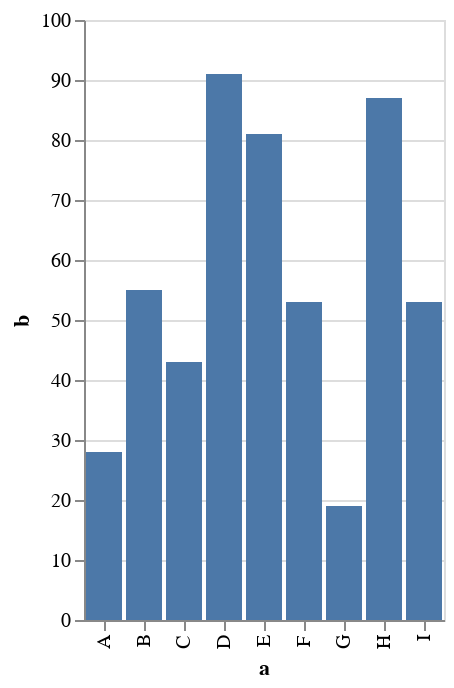

Notebook source saved alongside this figure:
### Code cell
barras_df = pd.DataFrame({
    'a': ['A', 'B', 'C', 'D', 'E', 'F', 'G', 'H', 'I'],
    'b': [28, 55, 43, 91, 81, 53, 19, 87, 53]
})

alt.Chart(barras_df).mark_bar().encode(
    x='a',
    y='b'
)

### Figure 1 — Vega-Lite specification as saved in the notebook (floating-point values rounded to 4 significant figures)
{"config": {"view": {"continuousWidth": 300, "continuousHeight": 300}}, "data": {"name": "data-e04ade4280f1d29beb455478a847f949"}, "mark": {"type": "bar"}, "encoding": {"x": {"field": "a", "type": "nominal"}, "y": {"field": "b", "type": "quantitative"}}, "$schema": "https://vega.github.io/schema/vega-lite/v5.16.3.json", "datasets": {"data-e04ade4280f1d29beb455478a847f949": [{"a": "A", "b": 28}, {"a": "B", "b": 55}, {"a": "C", "b": 43}, {"a": "D", "b": 91}, {"a": "E", "b": 81}, {"a": "F", "b": 53}, {"a": "G", "b": 19}, {"a": "H", "b": 87}, {"a": "I", "b": 53}]}}
